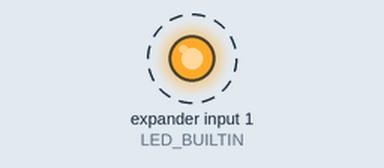
Bench run of a program on a simulated ESP32-S3. Parts: output pins drawn as LEDs (lit = HIGH). Dashed ring = blinking. WiFi joins after 1.5 s; servers stay silent unless stated; not simulated (calls return 0 or success): secret.h; what the program prints to the serial monitor is not drawn.

Above: at 2.0 s.
Timing chart, 0 to 6.1 s (numbered marks = the images above):
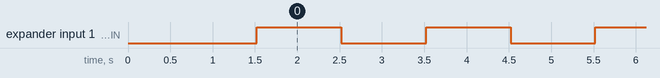

The program:

main.cpp
```cpp
#define ENABLE_ESP32_GITHUB_OTA_UPDATE_DEBUG Uncomment to enable logs.

#include <Arduino.h>
#include <WiFiClientSecure.h>
#include "HttpReleaseUpdate.h"
#include "ESP32GithubOtaUpdate.h"
#include "secret.h"


const char* OTA_FILE_LOCATION = "https://raw.githubusercontent.com/CarloFalco/ArduinoTest/refs/heads/Mqtt/11_OTA/ESP_OTA/firmware.bin";
const char* VERSION_URL = "https://raw.githubusercontent.com/CarloFalco/ArduinoTest/refs/heads/Mqtt/11_OTA/ESP_OTA/version.txt";

const int current_fw_version = 2024121101;  // YYYYMMDDRR where R = release of the day

ESP32GithubOtaUpdate otaUpdate;
bool needToStayAlive = 0;
#define LED_BUILTIN 97

bool ledState = false; // Variabile per lo stato del LED

void setupWiFi() {
  #if defined(ESP8266)
    WiFi.setSleepMode(WIFI_NONE_SLEEP);
    WiFi.setAutoReconnect(true);
    Serial.print("ESP8266");
  #elif defined(ESP32)
    WiFi.setSleep(false);
    WiFi.setAutoReconnect(true);
    Serial.print("ESP32");
  #endif

  // Connect to WiFi network
  WiFi.begin(ssid, password);
  Serial.println("");

  // Wait for connection
  while (WiFi.status() != WL_CONNECTED) {
    delay(500);
    Serial.print(".");
  }
  Serial.println("");
  Serial.print("Connected to ");
  Serial.println(ssid);
  Serial.print("IP address: ");
  Serial.println(WiFi.localIP());

}

void setupOtaUpdate() {
  otaUpdate.setOTADownloadUrl(OTA_FILE_LOCATION);
  otaUpdate.setVersionCheckUrl(VERSION_URL);
  otaUpdate.setCurrentFirmwareVersion(current_fw_version);
  otaUpdate.setUpdateCheckInterval(60); // Check every 60 seconds.
  otaUpdate.begin();
}


void setup() {
  Serial.begin(115200);
  Serial.print("WelcomeToNewBuild");
  setupWiFi();
  pinMode(LED_BUILTIN, OUTPUT);
  setupOtaUpdate();
}


void loop(){

  ledState = !ledState; // Inverti lo stato
  digitalWrite(LED_BUILTIN, ledState); // Imposta il nuovo stato
  Serial.print("needToStayAlive ST: ");
  delay(1000);
}
```

Measured:
- by itself, expander input 1 (LED_BUILTIN): alternates HIGH for 1.0 s and LOW for 1.0 s
